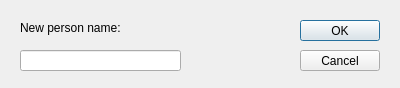
<?xml version="1.0" encoding="UTF-8"?>
<ui version="4.0">
 <class>AddPersonDialog</class>
 <widget class="QDialog" name="AddPersonDialog">
  <property name="geometry">
   <rect>
    <x>0</x>
    <y>0</y>
    <width>400</width>
    <height>88</height>
   </rect>
  </property>
  <property name="windowTitle">
   <string>Dialog</string>
  </property>
  <widget class="QPushButton" name="okbutton">
   <property name="geometry">
    <rect>
     <x>300</x>
     <y>20</y>
     <width>80</width>
     <height>21</height>
    </rect>
   </property>
   <property name="text">
    <string>OK</string>
   </property>
  </widget>
  <widget class="QPushButton" name="cancelbutton">
   <property name="geometry">
    <rect>
     <x>300</x>
     <y>50</y>
     <width>80</width>
     <height>21</height>
    </rect>
   </property>
   <property name="text">
    <string>Cancel</string>
   </property>
  </widget>
  <widget class="QLabel" name="label">
   <property name="geometry">
    <rect>
     <x>20</x>
     <y>20</y>
     <width>101</width>
     <height>16</height>
    </rect>
   </property>
   <property name="text">
    <string>New person name:</string>
   </property>
  </widget>
  <widget class="QLineEdit" name="personNamelineEdit">
   <property name="geometry">
    <rect>
     <x>20</x>
     <y>50</y>
     <width>161</width>
     <height>21</height>
    </rect>
   </property>
  </widget>
 </widget>
 <resources/>
 <connections/>
</ui>
